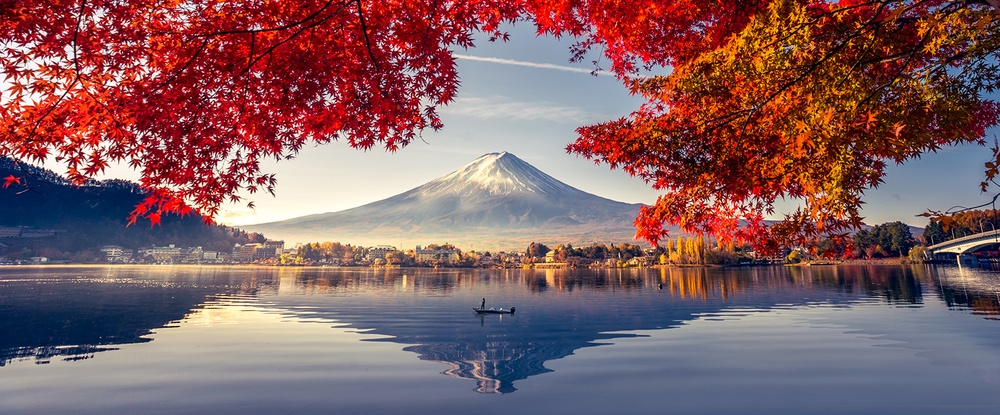
#> input picture unidad-2/images/1.jpeg, 1000 x 415 px, shrunk from 1601 x 664 before the run
$ jupyter execute 05-solarizacion.ipynb
#> lines starting #> are read from the running program, lines starting #| are printed output that depends on the picture
# Solarizacion

[cell 1]
import cv2
import numpy as np
import matplotlib.pyplot as plt

def solarizar(imagen, umbral):
  imagen_solarizada = np.where(imagen < umbral, imagen, 255 - imagen)
  return imagen_solarizada

imagen = cv2.imread('./images/1.jpeg')
#> imagen is the input picture: shape (415, 1000, 3); mean B, G, R 99.3, 95.4, 131.4
img_gris = cv2.cvtColor(imagen, cv2.COLOR_BGR2GRAY)
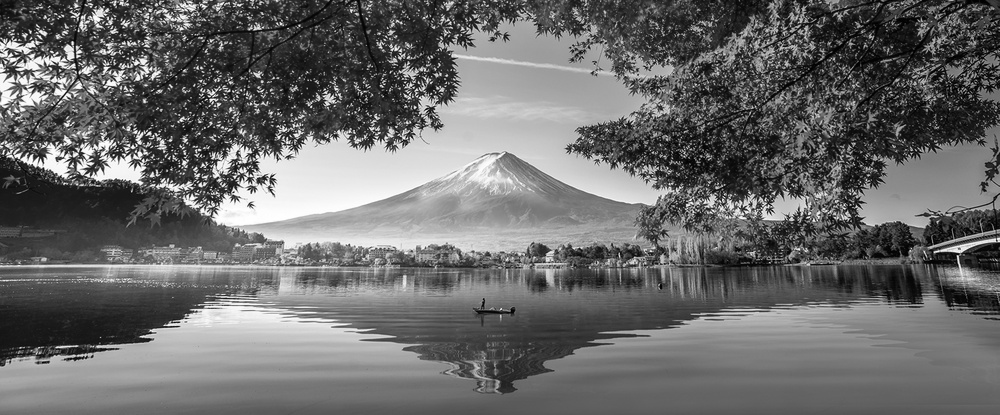
#> img_gris: shape (415, 1000); min 0, max 255, mean 106.6
umbral = 127
img_solarizada = solarizar(img_gris, umbral)
#> in solarizar, `imagen_solarizada = np.where(imagen < umbral, imagen, 255 - imagen)`:
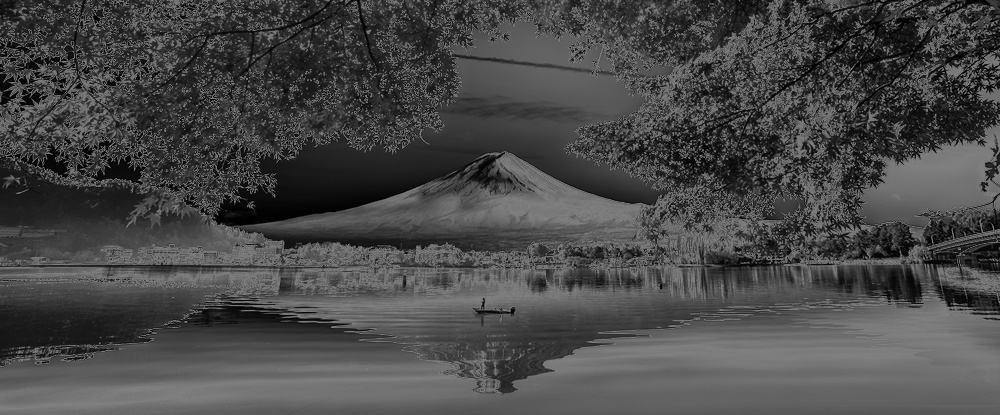
#> imagen_solarizada: shape (415, 1000); min 0, max 128, mean 72.8

plt.figure(figsize=(10, 5))
plt.subplot(121)
plt.imshow(cv2.cvtColor(imagen, cv2.COLOR_BGR2RGB), cmap='gray')
plt.title('Imagen Original')
plt.axis('off')

plt.subplot(122)
plt.imshow(img_solarizada, cmap='gray')
plt.title('Imagen Solarizada')
plt.axis('off')
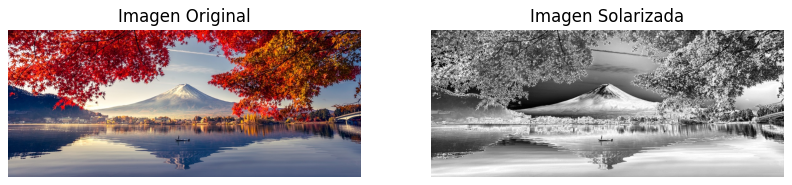
#> figure drawn by matplotlib, 2 panels

# Posterizada

[cell 2]
import cv2
import numpy as np
import matplotlib.pyplot as plt

def posterizar(imagen, nivel):
#> called with nivel = 4
  factor = 255 / nivel
  imagen_posterizada = np.round((imagen / factor) * factor)
  return imagen_posterizada.astype(np.uint8)

imagen = cv2.imread('./images/1.jpeg')
imag_gris = cv2.cvtColor(imagen, cv2.COLOR_BGR2GRAY)
nivel = 4

img_posterizada = posterizar(imag_gris, nivel)

plt.figure(figsize=(10, 5))
plt.subplot(121)
plt.imshow(cv2.cvtColor(imagen, cv2.COLOR_BGR2RGB), cmap='gray')
plt.title('Imagen Original')
plt.axis('off')

plt.subplot(122)
plt.imshow(img_posterizada, cmap='gray')
plt.title('Imagen Posterizada')
plt.axis('off')
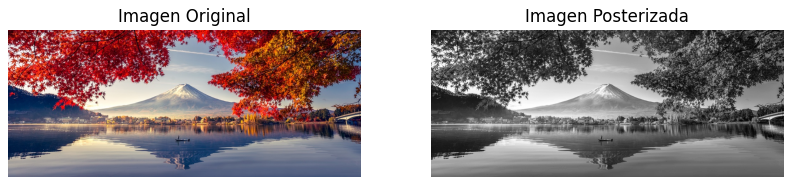
#> figure drawn by matplotlib, 2 panels

# Falso color

Para ver detalles que no se pueden ver a simple vista

[cell 3]
import cv2
import numpy as np
import matplotlib.pyplot as plt

def falso_color(imagen_gray):
  escala_imagen = cv2.normalize(imagen_gray, None, 0, 255, cv2.NORM_MINMAX)

  aplio_color = cv2.applyColorMap(escala_imagen, cv2.COLORMAP_INFERNO)
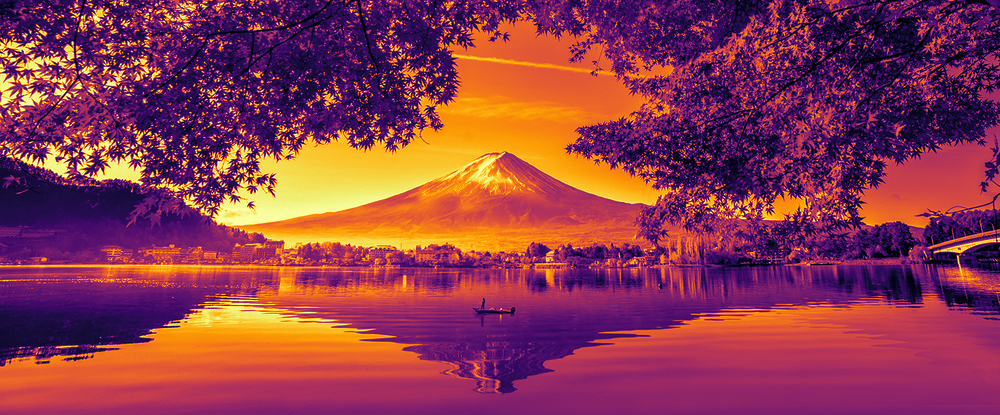
#> aplio_color: shape (415, 1000, 3); mean B, G, R 78.2, 57.7, 141.7
  return aplio_color

imagen_gray = cv2.imread('./images/1.jpeg', 0)

img_falso_color = falso_color(imagen_gray)

plt.figure(figsize=(10, 5))
plt.subplot(1,2,1)
plt.imshow(cv2.cvtColor(imagen_gray, cv2.COLOR_BGR2RGB), cmap='gray')
plt.title('Imagen Original')
plt.axis('off')

plt.subplot(1,2,2)
plt.imshow(cv2.cvtColor(img_falso_color, cv2.COLOR_BGR2RGB), cmap='gray')
plt.title('Imagen Falso Color')
plt.axis('off')
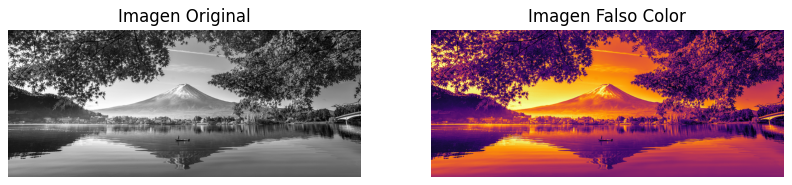
#> figure drawn by matplotlib, 2 panels

$ run again, with unidad-2/images/imagen_cortada.jpeg copied over unidad-2/images/1.jpeg
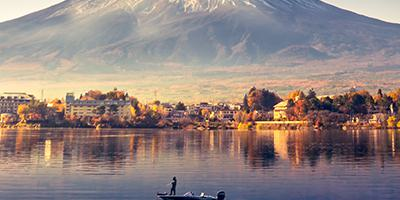
#> input picture unidad-2/images/imagen_cortada.jpeg, 400 x 200 px
#> imagen is the input picture: shape (200, 400, 3); mean B, G, R 127.7, 131.6, 147.4
#> in falso_color, `aplio_color = cv2.applyColorMap(escala_imagen, cv2.COLORMAP_INFERNO)`:
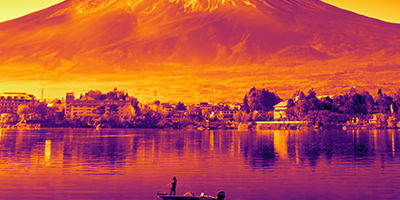
#> aplio_color: shape (200, 400, 3); mean B, G, R 70.9, 75.9, 186.6
#> `[cell 3] import cv2 import numpy as np import matplotlib.pyplot as plt..`:
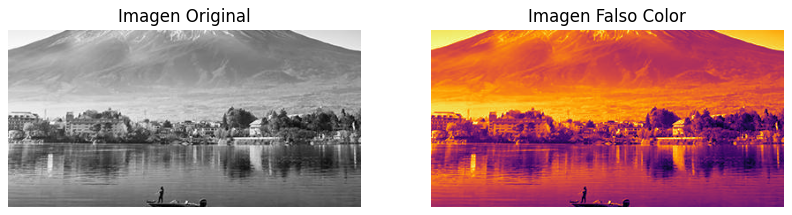
#> figure drawn by matplotlib, 2 panels
